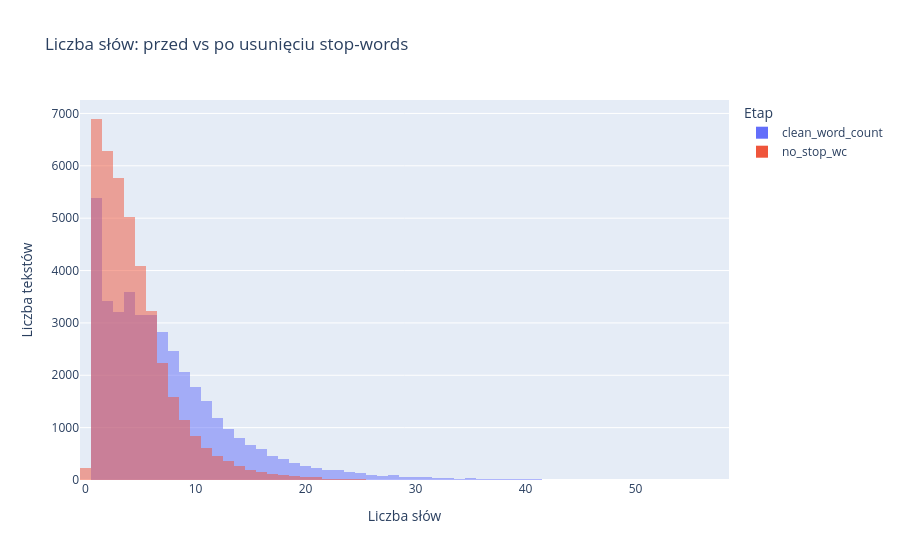

The cell this chart's notebook holds for it:
### Code cell
fig = px.histogram(
    df, x=["clean_word_count", "no_stop_wc"], barmode="overlay",
    title="Liczba słów: przed vs po usunięciu stop-words",
    labels={"value": "Liczba słów", "variable": "Etap"}
)
fig.update_yaxes(title_text="Liczba tekstów")
fig.show()

### Figure 1 — Plotly figure (JSON) as saved in the notebook; plotly's stock layout.template omitted (floating-point values rounded to 4 significant figures; data arrays with more than 128 entries replaced by an {"elided": "..."} marker saying what was removed)
{"data": [{"bingroup": "x", "hovertemplate": "Etap=clean_word_count<br>Liczba słów=%{x}<br>count=%{y}<extra></extra>", "legendgroup": "clean_word_count", "marker": {"color": "#636efa", "opacity": 0.5, "pattern": {"shape": ""}}, "name": "clean_word_count", "orientation": "v", "showlegend": true, "type": "histogram", "x": {"elided": "39817 int values"}, "xaxis": "x", "yaxis": "y"}, {"bingroup": "x", "hovertemplate": "Etap=no_stop_wc<br>Liczba słów=%{x}<br>count=%{y}<extra></extra>", "legendgroup": "no_stop_wc", "marker": {"color": "#EF553B", "opacity": 0.5, "pattern": {"shape": ""}}, "name": "no_stop_wc", "orientation": "v", "showlegend": true, "type": "histogram", "x": {"elided": "39817 int values"}, "xaxis": "x", "yaxis": "y"}], "layout": {"barmode": "overlay", "legend": {"title": {"text": "Etap"}, "tracegroupgap": 0}, "title": {"text": "Liczba słów: przed vs po usunięciu stop-words"}, "xaxis": {"anchor": "y", "domain": [0, 1], "title": {"text": "Liczba słów"}}, "yaxis": {"anchor": "x", "domain": [0, 1], "title": {"text": "Liczba tekstów"}}}}
